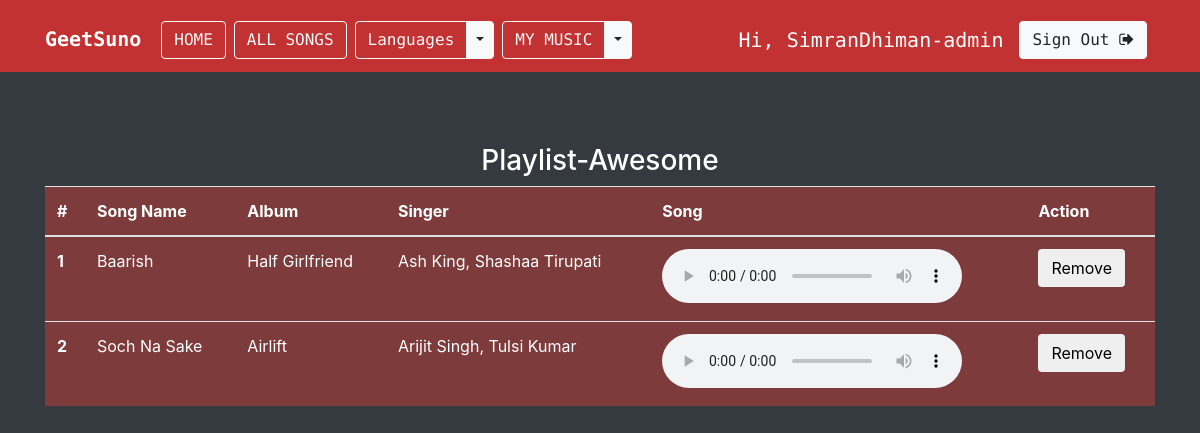
Page /playlist/Awesome/ (signed in) on the committed database.
### musicapp/models.py (models this page shows, shortened)
class Song(models.Model):
    Language_Choice = (
              ('Hindi', 'Hindi'),
              ('English', 'English'),
          )
    name = models.CharField(max_length=200)
    album = models.CharField(max_length=200)
    language = models.CharField(max_length=20,choices=Language_Choice,default='Hindi')
    song_img = models.FileField()
    year = models.IntegerField()
    singer = models.CharField(max_length=200)
    song_file = models.FileField()

### musicapp/views.py (the view)
# urls.py: path('playlist/<str:playlist_name>/', views.playlist_songs, name='playlist_songs'),
def playlist_songs(request, playlist_name):
    songs = Song.objects.filter(playlist__playlist_name=playlist_name, playlist__user=request.user).distinct()
    if request.method == "POST":
        song_id = list(request.POST.keys())[1]
        playlist_song = Playlist.objects.filter(playlist_name=playlist_name, song__id=song_id, user=request.user)
        playlist_song.delete()
        messages.success(request, "Song removed from playlist!")
    context = {'playlist_name': playlist_name, 'songs': songs}
    return render(request, 'musicapp/playlist_songs.html', context=context)

### templates/musicapp/playlist_songs.html (shortened to what this page needs)
{% extends 'base.html' %}
{% load socialaccount %}
{% block body %}
<br>
<div class="container">
<br>
<br>
<center>
  <h3>Playlist-{{playlist_name}}</h3>
</center>
<table class="table table-hover table-primary" style="background-color: #7d3b3b;">
  <thead>
    <tr>
      <th scope="col">#</th>
      <th scope="col">Song Name</th>
      <th scope="col">Album</th>
      <th scope="col">Singer</th>
      <th scope="col">Song</th>
      <th scope="col">Action</th>
    </tr>
  </thead>
  <tbody>
    {% if songs %}
    {% for song in songs %}
    <tr>
      <th scope="row">{{forloop.counter}}</th>
      <td><a href="{% url 'detail' song.id %}" style="color: white;">{{song.name}}</a></td>
      <td>{{song.album}}</td>
      <td>{{song.singer}}</td>
      <td>
        <audio controls>
          <source src="{{ song.song_file.url }}" type="audio/mpeg">
        </audio>
      </td>
      <td>
        <form method="post">
          <input class="btn" type="submit" value="Remove" name={{song.id}}>
        </form>
      </td>
    </tr>
    {% endfor %}
    {% endif %}
  </tbody>
</table>
</div>
{% endblock body %}

### templates/base.html (shortened to what this page needs)
{% load static %}
<!doctype html>
<html lang="en">
<head>
    <link rel="stylesheet" href="https://maxcdn.bootstrapcdn.com/bootstrap/4.0.0/css/bootstrap.min.css">
    <link rel="stylesheet" href="https://stackpath.bootstrapcdn.com/font-awesome/4.7.0/css/font-awesome.min.css">
    <link href="{% static 'musicapp/css/musicplayer.css' %}" rel="stylesheet">
</head>
<body class="bg-dark">
    <nav class="navbar navbar-expand-md navbar-primary navbar-light" style="background-color: #c23232;">
        <div class="container">
            <h1><a href="{% url 'index' %}" class="navbar-brand">
            <strong style="color:white">GeetSuno</strong></a></h1>
            <div class="collapse navbar-collapse">
                <a href="{% url 'index' %}" class="btn btn-outline-light mt-2 mx-1">HOME</a>
                <a href="{% url 'all_songs' %}" class="btn btn-outline-light mt-2 mx-1">ALL SONGS</a>
                <div class="btn-group mt-2 mx-1">
                    <a type="button" href="{% url 'index' %}" class="btn btn-outline-light">Languages</a>
                    <button type="button" class="btn btn-light dropdown-toggle dropdown-toggle-split" data-toggle="dropdown" aria-haspopup="true" aria-expanded="false">
                    </button>
            </div>
                {% if request.user.is_active %}
                <div class="btn-group mt-2 mx-1">
                    <a type="button" href="{% url 'mymusic' %}" class="btn btn-outline-light">MY MUSIC</a>
                    <button type="button" class="btn btn-light dropdown-toggle dropdown-toggle-split" data-toggle="dropdown" aria-haspopup="true" aria-expanded="false">
                    </button>
                </div>
                {% endif %}
            </div>
            <div class="collapse navbar-collapse justify-content-end" id="navbar">
            {% if request.user.is_active %}
            <h5 class="text-white mt-3 mx-2">Hi, {{ request.user.username }}</h5>
            <a href="{% url 'logout' %}" class="btn btn-light mt-2 mx-2"> Sign Out <i class="fa fa-sign-out" aria-hidden="true"></i></a>
            {% else %}
            <a href="{% url 'login' %}" class="btn btn-light mt-2 mx-2"><i class="fa fa-sign-in" aria-hidden="true"></i> Sign In</a>
            <a href="{% url 'signup' %}" class="btn btn-light mt-2 mx-2"><i class="fa fa-user-plus" aria-hidden="true"></i> Sign Up</a>
            {% endif %}
            </div>
        </div>
    </nav>
    {% block body %}
    {% endblock body %}
    <br>
    <br>
    <br>
</body>
</html>

### templates/base.html (style rules this page uses)
.navbar { font-family: 'Source Code Pro', monospace; }
html { position: relative; min-height: 100%; }
body { margin-bottom: 0px; color: white; }

### rows in the picture
Song: name "Baarish", album "Half Girlfriend", singer "Ash King, Shashaa Tirupati"
Song: name "Soch Na Sake", album "Airlift", singer "Arijit Singh, Tulsi Kumar"

### other values in the picture
{{ request.user.username }} "SimranDhiman-admin"
{{ playlist_name }} "Awesome"
